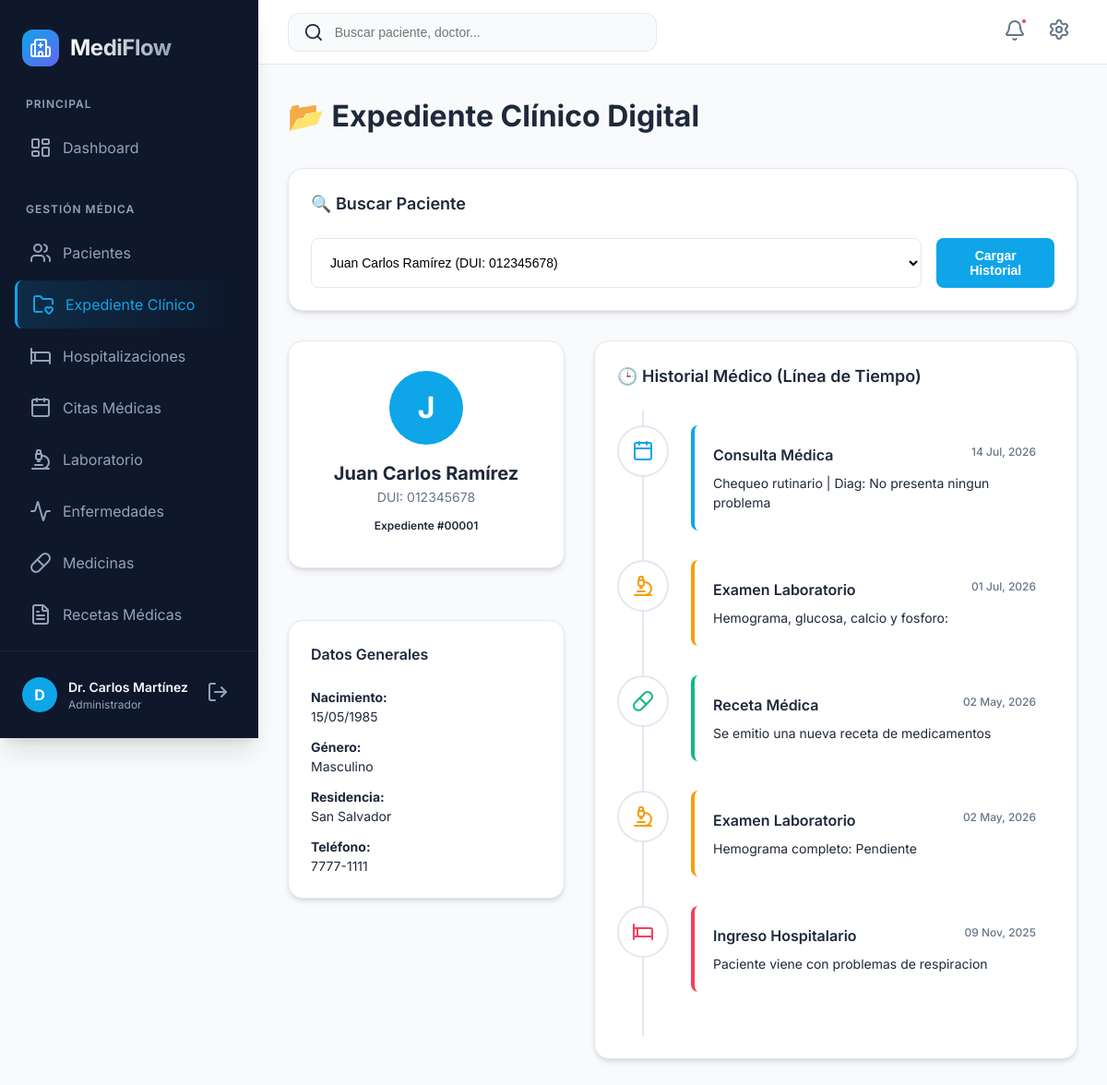
/expediente.php?id=1 (signed in), run on the app's committed database.
### tables this page shows
CREATE TABLE `paciente` (
  `codigopaciente` int NOT NULL AUTO_INCREMENT,
  `nombrepaciente` varchar(150) NOT NULL,
  `dui` varchar(10) NOT NULL,
  `fechanacimiento` date NOT NULL,
  `genero` enum('M','F','Otro') NOT NULL,
  `direccion` text,
  `telefono` varchar(20) DEFAULT NULL,
  `correo` varchar(100) DEFAULT NULL,
  `codigomunicipio` int DEFAULT NULL,
  `tipo_sangre` enum('A+','A-','B+','B-','AB+','AB-','O+','O-') DEFAULT NULL,
  `alergias` text,
  `contacto_emergencia` varchar(150) DEFAULT NULL,
  `telefono_emergencia` varchar(20) DEFAULT NULL,
  `created_at` timestamp NOT NULL DEFAULT CURRENT_TIMESTAMP,
  `updated_at` timestamp NOT NULL DEFAULT CURRENT_TIMESTAMP ON UPDATE CURRENT_TIMESTAMP,
  PRIMARY KEY (`codigopaciente`),
  UNIQUE KEY `dui` (`dui`),
  KEY `codigomunicipio` (`codigomunicipio`),
  KEY `idx_dui` (`dui`),
  KEY `idx_nombre` (`nombrepaciente`),
  CONSTRAINT `paciente_ibfk_1` FOREIGN KEY (`codigomunicipio`) REFERENCES `municipio` (`codigomunicipio`) ON DELETE SET NULL
);

CREATE TABLE `municipio` (
  `codigomunicipio` int NOT NULL AUTO_INCREMENT,
  `nombremunicipio` varchar(100) NOT NULL,
  `departamento` varchar(100) NOT NULL,
  `created_at` timestamp NOT NULL DEFAULT CURRENT_TIMESTAMP,
  PRIMARY KEY (`codigomunicipio`)
);

CREATE TABLE `cita` (
  `codigocita` int NOT NULL AUTO_INCREMENT,
  `codigopaciente` int NOT NULL,
  `codigoempleado` int NOT NULL,
  `fecha_cita` date NOT NULL,
  `hora_cita` time NOT NULL,
  `motivo` varchar(255) DEFAULT NULL,
  `estado` enum('pendiente','completada','cancelada') DEFAULT 'pendiente',
  `created_at` timestamp NULL DEFAULT CURRENT_TIMESTAMP,
  PRIMARY KEY (`codigocita`),
  KEY `codigopaciente` (`codigopaciente`),
  KEY `codigoempleado` (`codigoempleado`),
  CONSTRAINT `cita_ibfk_1` FOREIGN KEY (`codigopaciente`) REFERENCES `paciente` (`codigopaciente`) ON DELETE CASCADE,
  CONSTRAINT `cita_ibfk_2` FOREIGN KEY (`codigoempleado`) REFERENCES `empleado` (`codigoempleado`)
);

CREATE TABLE `laboratorio` (
  `codigolab` int NOT NULL AUTO_INCREMENT,
  `codigopaciente` int NOT NULL,
  `codigoempleado` int NOT NULL,
  `tipo_examen` varchar(150) NOT NULL,
  `resultado` text,
  `fecha_examen` date NOT NULL,
  `archivo_adjunto` varchar(255) DEFAULT NULL,
  `estado` enum('pendiente','listo') DEFAULT 'pendiente',
  `created_at` timestamp NULL DEFAULT CURRENT_TIMESTAMP,
  PRIMARY KEY (`codigolab`),
  KEY `codigopaciente` (`codigopaciente`),
  KEY `codigoempleado` (`codigoempleado`),
  CONSTRAINT `laboratorio_ibfk_1` FOREIGN KEY (`codigopaciente`) REFERENCES `paciente` (`codigopaciente`) ON DELETE CASCADE,
  CONSTRAINT `laboratorio_ibfk_2` FOREIGN KEY (`codigoempleado`) REFERENCES `empleado` (`codigoempleado`)
);

CREATE TABLE `hospitalizacion` (
  `codigohospitalizacion` int NOT NULL AUTO_INCREMENT,
  `codigopaciente` int NOT NULL,
  `codigoempleado` int NOT NULL,
  `codigoenfermedad` int NOT NULL,
  `fecha_ingreso` datetime NOT NULL,
  `fecha_alta` datetime DEFAULT NULL,
  `numero_habitacion` varchar(20) DEFAULT NULL,
  `motivo_ingreso` text NOT NULL,
  `diagnostico` text,
  `tratamiento` text,
  `estado` enum('en_curso','alta_medica','alta_voluntaria','referido','fallecido') DEFAULT 'en_curso',
  `notas_medicas` text,
  `costo_estimado` decimal(10,2) DEFAULT NULL,
  `created_at` timestamp NOT NULL DEFAULT CURRENT_TIMESTAMP,
  `updated_at` timestamp NOT NULL DEFAULT CURRENT_TIMESTAMP ON UPDATE CURRENT_TIMESTAMP,
  PRIMARY KEY (`codigohospitalizacion`),
  KEY `codigoenfermedad` (`codigoenfermedad`),
  KEY `idx_paciente` (`codigopaciente`),
  KEY `idx_empleado` (`codigoempleado`),
  KEY `idx_fecha_ingreso` (`fecha_ingreso`),
  KEY `idx_estado` (`estado`),
  CONSTRAINT `hospitalizacion_ibfk_1` FOREIGN KEY (`codigopaciente`) REFERENCES `paciente` (`codigopaciente`) ON DELETE CASCADE,
  CONSTRAINT `hospitalizacion_ibfk_2` FOREIGN KEY (`codigoempleado`) REFERENCES `empleado` (`codigoempleado`),
  CONSTRAINT `hospitalizacion_ibfk_3` FOREIGN KEY (`codigoenfermedad`) REFERENCES `enfermedad` (`codigoenfermedad`)
);

### expediente.php (the view, shortened to what this page needs)
<?php
require_once("includes/db.php");
$paciente_id = isset($_GET['id']) ? (int)$_GET['id'] : 0;
$paciente = null;
$timeline = [];
if ($paciente_id > 0) {
    $resP = $conn->query("SELECT p.*, m.nombremunicipio FROM paciente p LEFT JOIN municipio m ON p.codigomunicipio=m.codigomunicipio WHERE p.codigopaciente=$paciente_id");
    $paciente = $resP->fetch_assoc();
    if ($paciente) {
        $citas = $conn->query("SELECT fecha_cita as fecha, 'Consulta Médica' as tipo, motivo as detalle, 'calendar' as icon, 'primary' as color FROM cita WHERE codigopaciente=$paciente_id AND estado='completada'");
        while($row = $citas->fetch_assoc()) $timeline[] = $row;
        $labs = $conn->query("SELECT fecha_examen as fecha, 'Examen Laboratorio' as tipo, CONCAT(tipo_examen, ': ', COALESCE(resultado, 'Pendiente')) as detalle, 'microscope' as icon, 'warning' as color FROM laboratorio WHERE codigopaciente=$paciente_id");
        while($row = $labs->fetch_assoc()) $timeline[] = $row;
        $recetas = $conn->query("SELECT fecha_receta as fecha, 'Receta Médica' as tipo, 'Se emitio una nueva receta de medicamentos' as detalle, 'pill' as icon, 'success' as color FROM receta WHERE codigopaciente=$paciente_id");
        while($row = $recetas->fetch_assoc()) $timeline[] = $row;
        $hosp = $conn->query("SELECT fecha_ingreso as fecha, 'Ingreso Hospitalario' as tipo, motivo_ingreso as detalle, 'bed' as icon, 'accent' as color FROM hospitalizacion WHERE codigopaciente=$paciente_id");
        while($row = $hosp->fetch_assoc()) $timeline[] = $row;
        usort($timeline, function($a, $b) {
            return strtotime($b['fecha']) - strtotime($a['fecha']);
        });
    }
}
$todosPacientes = $conn->query("SELECT codigopaciente, nombrepaciente, dui FROM paciente ORDER BY nombrepaciente");
?>
<?php
require_once("includes/header.php");
require_once("includes/sidebar.php");
?>
<div class="card-header" style="margin-bottom: 2rem;">
    <h1 style="margin: 0;">📂 Expediente Clínico Digital</h1>
</div>
<div class="card" style="margin-bottom: 2rem;">
    <div class="card-header"><h2 class="card-title">🔍 Buscar Paciente</h2></div>
    <form method="GET" style="display: flex; gap: 1rem;">
        <select name="id" class="form-control" onchange="this.form.submit()" required>
            <?php while($p = $todosPacientes->fetch_assoc()): ?>
                <option value="<?= $p['codigopaciente'] ?>" <?= $paciente_id == $p['codigopaciente'] ? 'selected' : '' ?>>
                    <?= htmlspecialchars($p['nombrepaciente']) ?> (DUI: <?= $p['dui'] ?>)
                </option>
            <?php endwhile; ?>
        </select>
        <button type="submit" class="btn btn-primary">Cargar Historial</button>
    </form>
</div>
<?php if ($paciente): ?>
<div style="display: grid; grid-template-columns: 300px 1fr; gap: 2rem;">
    <div style="display: flex; flex-direction: column; gap: 1.5rem;">
        <div class="card" style="text-align: center; padding: 2rem;">
            <div class="user-avatar" style="width: 80px; height: 80px; font-size: 2rem; margin: 0 auto 1rem;">
                <?= strtoupper(substr($paciente['nombrepaciente'], 0, 1)) ?>
            </div>
            <h2 style="margin: 0; font-size: 1.25rem;"><?= htmlspecialchars($paciente['nombrepaciente']) ?></h2>
            <p style="color: var(--text-muted); font-size: 0.875rem;">DUI: <?= $paciente['dui'] ?></p>
            <div class="badge badge-outline" style="margin-top: 0.5rem;">Expediente #<?= str_pad($paciente['codigopaciente'], 5, '0', STR_PAD_LEFT) ?></div>
        </div>
        <div class="card">
            <div class="card-header"><h3 class="card-title" style="font-size: 1rem;">Datos Generales</h3></div>
            <div style="font-size: 0.875rem; display: flex; flex-direction: column; gap: 0.75rem;">
                <div><strong>Nacimiento:</strong><br><?= date('d/m/Y', strtotime($paciente['fechanacimiento'])) ?></div>
                <div><strong>Género:</strong><br><?= $paciente['genero'] == 'M' ? 'Masculino' : 'Femenino' ?></div>
                <div><strong>Residencia:</strong><br><?= htmlspecialchars($paciente['nombremunicipio'] ?? 'No especificado') ?></div>
                <div><strong>Teléfono:</strong><br><?= htmlspecialchars($paciente['telefono']) ?></div>
            </div>
        </div>
    </div>
    <div class="card">
        <div class="card-header">
            <h2 class="card-title">🕒 Historial Médico (Línea de Tiempo)</h2>
        </div>
        <div class="timeline-container" style="padding: 1rem 0; position: relative;">
            <?php if (empty($timeline)): ?>
                <div style="text-align: center; padding: 3rem; color: var(--text-muted);">
                    No hay registros históricos para este paciente todavía.
                </div>
            <?php else: ?>
                <?php foreach ($timeline as $item): ?>
                <div style="display: flex; gap: 1.5rem; margin-bottom: 2rem; position: relative;">
                    <div style="width: 56px; height: 56px; background: white; border: 2px solid var(--border); border-radius: 50%; display: flex; align-items: center; justify-content: center; z-index: 1; color: var(--<?= $item['color'] ?>);">
                        <i data-lucide="<?= $item['icon'] ?>"></i>
                    </div>
                    <div style="flex: 1; background: var(--bg-soft); padding: 1.25rem; border-radius: var(--radius); border-left: 4px solid var(--<?= $item['color'] ?>);">
                        <div style="display: flex; justify-content: space-between; align-items: flex-start; margin-bottom: 0.5rem;">
                            <h3 style="margin: 0; font-size: 1rem; font-weight: 600;"><?= $item['tipo'] ?></h3>
                            <span style="font-size: 0.75rem; color: var(--text-muted); font-weight: 500;"><?= date('d M, Y', strtotime($item['fecha'])) ?></span>
                        </div>
                        <p style="margin: 0; font-size: 0.875rem; color: var(--text-main); line-height: 1.5;">
                            <?= htmlspecialchars($item['detalle']) ?>
                        </p>
                    </div>
                </div>
                <?php endforeach; ?>
            <?php endif; ?>
        </div>
    </div>
</div>
<?php endif; ?>
<?php require_once("includes/footer.php"); ?>

### css/style.css (style rules this page uses)
:root { --primary: #0ea5e9; --primary-hover: #0284c7; --secondary: #6366f1; --accent: #f43f5e; --success: #10b981; --warning: #f59e0b; --error: #ef4444; --info: #3b82f6; --bg-main: #f8fafc; --bg-surface: #ffffff; --bg-sidebar: #0f172a; --text-main: #1e293b; --text-muted: #64748b; --text-light: #94a3b8; --text-on-dark: #f8fafc; --border: #e2e8f0; --shadow-sm: 0 1px 2px 0 rgb(0 0 0 / 0.05); --shadow: 0 4px 6px -1px rgb(0 0 0 / 0.1), 0 2px 4px -2px rgb(0 0 0 / 0.1); --shadow-md: 0 10px 15px -3px rgb(0 0 0 / 0.1), 0 4px 6px -4px rgb(0 0 0 / 0.1); --shadow-lg: 0 20px 25px -5px rgb(0 0 0 / 0.1), 0 8px 10px -6px rgb(0 0 0 / 0.1); --radius-sm: 0.375rem; --radius: 0.5rem; --radius-md: 0.75rem; --radius-lg: 1rem; --radius-xl: 1.5rem; --sidebar-width: 280px; --header-height: 70px; }
* { margin: 0; padding: 0; box-sizing: border-box; }
body { font-family: 'Inter', sans-serif; background-color: var(--bg-main); color: var(--text-main); line-height: 1.5; -webkit-font-smoothing: antialiased; }
.user-avatar { width: 38px; height: 38px; background: var(--primary); border-radius: 50%; display: flex; align-items: center; justify-content: center; font-weight: 700; color: white; }
.card { background-color: var(--bg-surface); border-radius: var(--radius-lg); box-shadow: var(--shadow); padding: 1.5rem; margin-bottom: 2rem; border: 1px solid var(--border); }
.card-header { display: flex; align-items: center; justify-content: space-between; margin-bottom: 1.5rem; }
.card-title { font-size: 1.125rem; font-weight: 600; }
.badge { padding: 0.25rem 0.625rem; border-radius: 9999px; font-size: 0.75rem; font-weight: 600; }
.btn { display: inline-flex; align-items: center; justify-content: center; gap: 0.5rem; padding: 0.625rem 1.25rem; border-radius: var(--radius); font-size: 0.875rem; font-weight: 600; cursor: pointer; transition: all 0.2s ease; border: 1px solid transparent; }
.btn-primary { background-color: var(--primary); color: white; }
.form-control { width: 100%; padding: 0.75rem 1rem; border: 1px solid var(--border); border-radius: var(--radius); font-size: 0.875rem; transition: all 0.2s ease; background-color: var(--bg-surface); }

### data on the page
paciente: nombrepaciente "J", nombrepaciente "Juan Carlos Ramírez", dui "012345678", codigopaciente "00001", fechanacimiento "15/05/1985", codigomunicipio.nombremunicipio "San Salvador", telefono "7777-1111"
cita: tipo "Consulta Médica", fecha_cita "14 Jul, 2026", motivo "Chequeo rutinario | Diag: No presenta ningun problema"
laboratorio: tipo "Examen Laboratorio", fecha_examen "01 Jul, 2026", detalle "Hemograma, glucosa, calcio y fosforo:"
laboratorio: tipo "Examen Laboratorio", fecha_examen "02 May, 2026", detalle "Hemograma completo: Pendiente"
hospitalizacion: tipo "Ingreso Hospitalario", fecha_ingreso "09 Nov, 2025", motivo_ingreso "Paciente viene con problemas de respiracion"

### other printed values
substr($nombreEmpleado, 0, 1) "D"
$nombreEmpleado "Dr. Carlos Martínez"
getRolNameHeader($rol) "Administrador"
$item['tipo'] "Receta Médica"
date('d M, Y', strtotime($item['fecha'])) "02 May, 2026"
$item['detalle'] "Se emitio una nueva receta de medicamentos"
form field id "Juan Carlos Ramírez (DUI: 012345678)"
